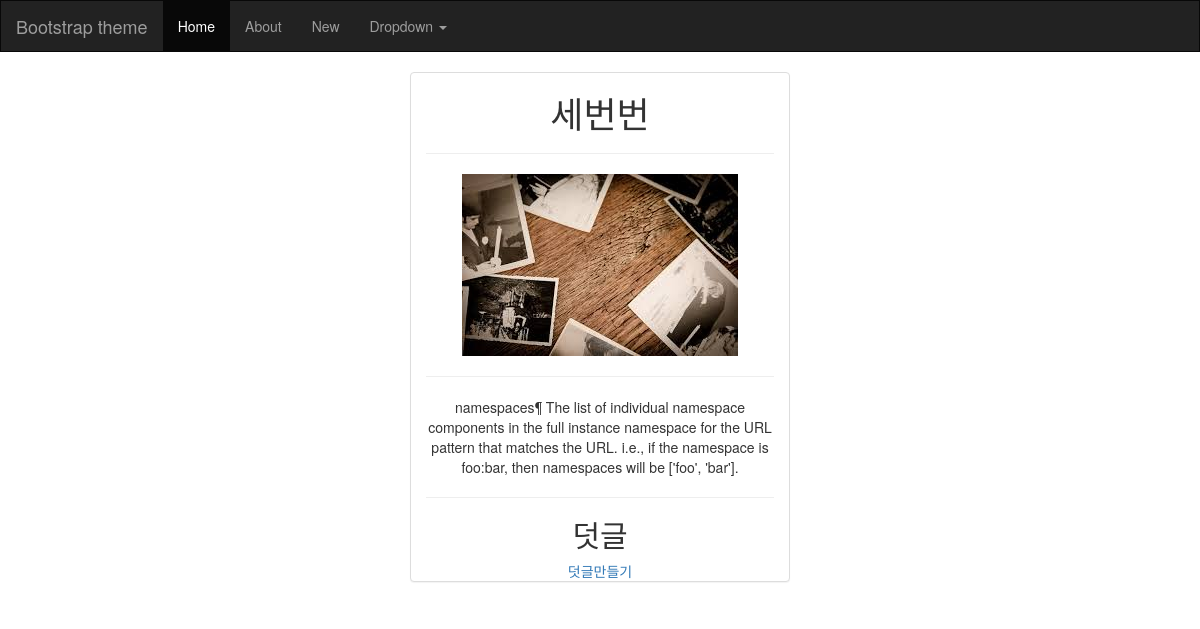
The app's page /blog/post/4/, older data.
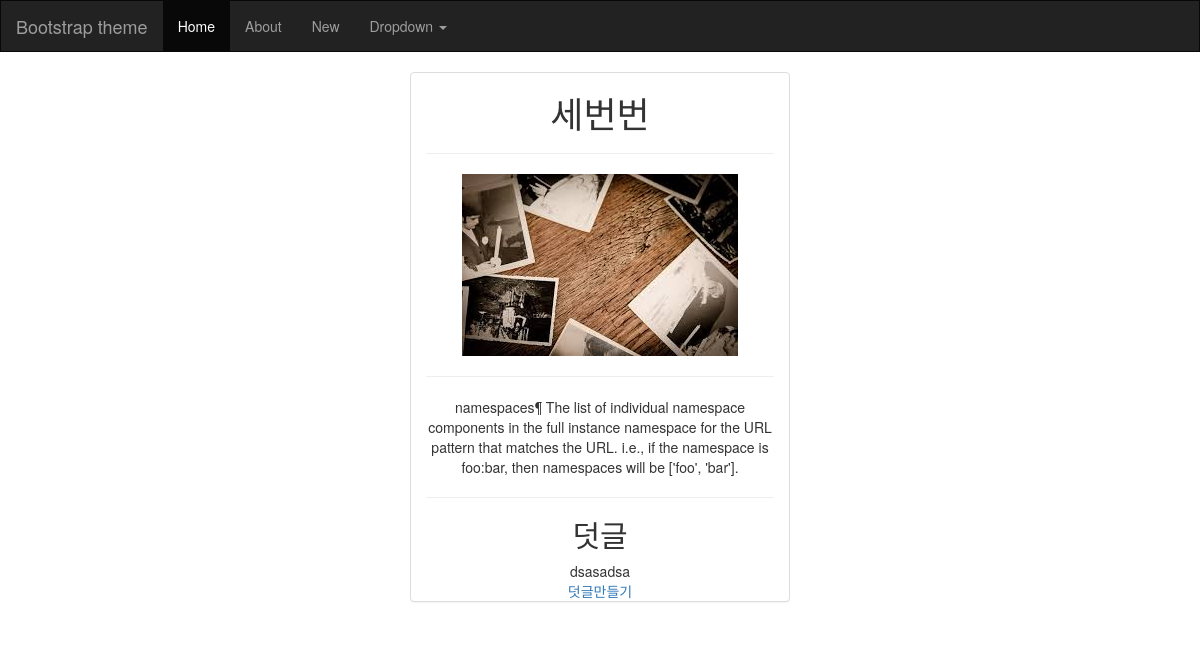
The same page, newer data.
### blog/models.py (models this page shows, shortened)
class Comment(models.Model):
    post = models.ForeignKey(Post)
    content = models.TextField(max_length=200)

### blog/views.py (the view)
# urls.py: url(r'^post/(?P<pk>\d+)/$', views.DetailView.as_view(), name="detail"),
class DetailView(generic.DetailView):
    model = Post
    template_name = "blog/detail.html"

### blog/templates/blog/detail.html
{% extends 'blog/base.html' %}
{% block body %}
<div class="row">
    <div class="container">
        <div class="panel panel-default col-sm-offset-4 col-sm-4">
            <h1>{{ post.title }}</h1><hr>
            <p><img src="{{ post.image.url }}"/><p><hr>
            <p>{{ post.content }}</p>
            <hr>
            <h2>덧글</h2>
            {% for comment in post.comment_set.all %}
            <div>
                {{ comment.content }}
            </div>
            {% endfor %}
            <a href="{% url 'blog:comment-create' post.pk %}">덧글만들기</a>
        </div>
    </div>
</div>
{% endblock %}

Row changes from the older to the newer data that the page shows:
added Comment: content "dsasadsa"
